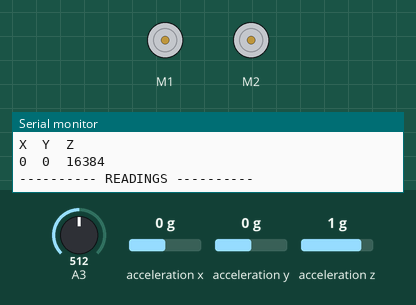
Simulated run of this sketch. Board: Arduino Nano, built with avr-gcc and run on an emulated ATmega328P. Parts: 2 × DC motor (green arrow = forward, orange = backward, longer = faster), the last lines printed to the serial monitor. Inputs (shaded band) come from the test bench; at power-on: acceleration x 0 g, A3 = 512, acceleration y 0 g, acceleration z 1 g.

Above: at 2.2 s.
2.3 s: acceleration x set to -1.4 g
At 2.57 s:
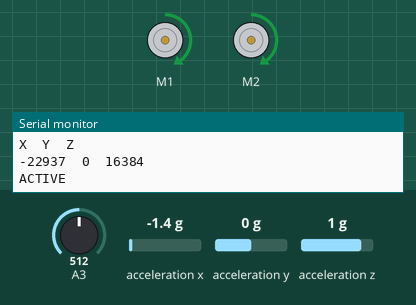
At 3.8 s:
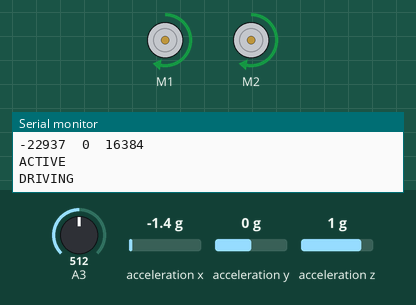
Timing chart, 0 to 5.3 s (numbered marks = the images above; inputs shaded):
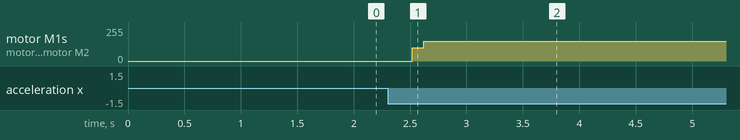

Measured:
- after the input at 2.3 s, motor M1, motor M2: stopped → forward 99/255 after 0.22 s, → forward 149/255 0.10 s later

The sketch:

ece452Project1.ino
```cpp
/*
 * ECE 452: Project 1
 * Project 1
 * 1. Start on accelerometer tap
 * 2. Traverse fully on given path or until 30" is hit
 */

#include <RedBot.h>
#include <RedBotSoftwareSerial.h>
#define SPEED 60
#define LINETHRESHOLD 800
// Variable Declarations
RedBotMotors motors;

RedBotAccel accelerometer;
int accelBaseX;
int accelBaseY;
int accelBaseZ;
bool accelerometerActive = false;
RedBotSensor left = RedBotSensor(A3);   // initialize a left sensor object on A3
RedBotSensor center = RedBotSensor(A6); // initialize a center sensor object on A6
RedBotSensor right = RedBotSensor(A7);// initialize a right sensor object on A7

int leftSpeed;   // variable used to store the leftMotor speed
int rightSpeed;  // variable used to store the rightMotor
RedBotEncoder encoder = RedBotEncoder(A2, 10);
int countsPerRev = 192; //

float wheelDiam = 2.56;
float wheelCirc = PI*wheelDiam;

void setup() {
  Serial.begin(9600);

  // Get base accelerometer for baseline
  delay(1000);
  accelerometer.read();
  accelBaseX = accelerometer.x;
  accelBaseY = accelerometer.y;
  accelBaseZ = accelerometer.z;

}

void loop() {
  // Continue this loop until accelerometer is activiated
  while (accelerometerActive == false) {
    accelerometer.read(); // Update the x, y, and z axis readings on the accelerometer
    Serial.println("---------- BASE ----------");
    Serial.println("X\tY\tZ");
    Serial.print(accelBaseX); Serial.print("\t");
    Serial.print(accelBaseY); Serial.print("\t");
    Serial.print(accelBaseZ); Serial.println();

    Serial.println("---------- READINGS ----------");
    Serial.println("X\tY\tZ");
    Serial.print(accelerometer.x); Serial.print("\t");
    Serial.print(accelerometer.y); Serial.print("\t");
    Serial.print(accelerometer.z); Serial.println("\n\n\n\n");


    if((abs(accelerometer.x - accelBaseX)) > 800 ||
        (abs(accelerometer.y - accelBaseY)) > 800 ||
        (abs(accelerometer.z - accelBaseZ)) > 800) {
          accelerometerActive = true;
          Serial.println("ACTIVE");
        }
        delay(10);
  }

  robotMove();

}

void robotMove() {
  if(center.read() > LINETHRESHOLD)
  {
    leftSpeed = -SPEED;
    rightSpeed = SPEED;
     driveDistance(30, 150);
  }

  // if the line is under the right sensor, adjust relative speeds to turn to the right
  else if(right.read() > LINETHRESHOLD)
  {
    leftSpeed = -(SPEED + 50);
    rightSpeed = SPEED - 50;
  }

  // if the line is under the left sensor, adjust relative speeds to turn to the left
  else if(left.read() > LINETHRESHOLD)
  {
    leftSpeed = -(SPEED - 50);
    rightSpeed = SPEED + 50;
  }
  if((left.read() > LINETHRESHOLD) && (center.read() > LINETHRESHOLD) && (right.read() > LINETHRESHOLD) )
  {
    motors.stop();
  }
  else {
    motors.drive(100);
    Serial.println("DRIVING");
    delay(100);
    while (true){motors.drive(150);}
}
}
void driveDistance(float distance, int motorPower)
{
  long lCount = 0;
  long rCount = 0;
  float numRev;
  // debug
  Serial.print("driveDistance() ");
  Serial.print(distance);
  Serial.print(" inches at ");
  Serial.print(motorPower);
  Serial.println(" power.");

  numRev = (float) distance / wheelCirc;
  Serial.println(numRev, 3);
  encoder.clearEnc(BOTH);  // clear the encoder count
  motors.drive(motorPower);

  while (rCount < numRev*countsPerRev)
  {
    // while the left encoder is less than the target count -- debug print
    // the encoder values and wait -- this is a holding loop.
    lCount = encoder.getTicks(LEFT);
    rCount = encoder.getTicks(RIGHT);
    Serial.print(lCount);
    Serial.print("\t");
    Serial.print(rCount);
    Serial.print("\t");
    Serial.println(numRev*countsPerRev);
  }
  // now apply "brakes" to stop the motors.
  motors.brake();
}
```
